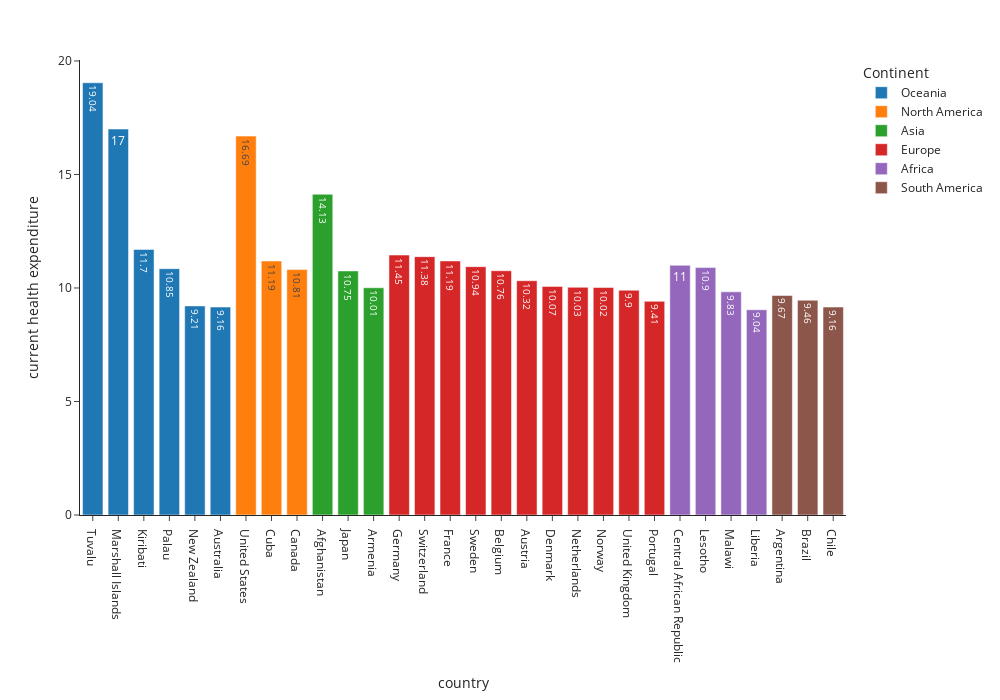

The notebook cell saved with this chart:
### Code cell
import plotly.io as pi
fig = px.bar(df_2018.sort_values('current health expenditure',ascending=False).head(30),x='country', y='current health expenditure',
        color='Continent',template='simple_white', width=1000, height=700, text='current health expenditure',
        labels={'current health expenditure':'current health expenditure'})
fig

### Figure 1 — Plotly figure (JSON) as saved in the notebook; plotly's stock layout.template omitted (floating-point values rounded to 4 significant figures)
{"data": [{"alignmentgroup": "True", "hovertemplate": "Continent=Oceania<br>country=%{x}<br>current health expenditure=%{text}<extra></extra>", "legendgroup": "Oceania", "marker": {"color": "#1F77B4", "pattern": {"shape": ""}}, "name": "Oceania", "offsetgroup": "Oceania", "orientation": "v", "showlegend": true, "text": [19.04, 17, 11.7, 10.85, 9.21, 9.16], "textposition": "auto", "type": "bar", "x": ["Tuvalu", "Marshall Islands", "Kiribati", "Palau", "New Zealand", "Australia"], "xaxis": "x", "y": [19.04, 17, 11.7, 10.85, 9.21, 9.16], "yaxis": "y"}, {"alignmentgroup": "True", "hovertemplate": "Continent=North America<br>country=%{x}<br>current health expenditure=%{text}<extra></extra>", "legendgroup": "North America", "marker": {"color": "#FF7F0E", "pattern": {"shape": ""}}, "name": "North America", "offsetgroup": "North America", "orientation": "v", "showlegend": true, "text": [16.69, 11.19, 10.81], "textposition": "auto", "type": "bar", "x": ["United States", "Cuba", "Canada"], "xaxis": "x", "y": [16.69, 11.19, 10.81], "yaxis": "y"}, {"alignmentgroup": "True", "hovertemplate": "Continent=Asia<br>country=%{x}<br>current health expenditure=%{text}<extra></extra>", "legendgroup": "Asia", "marker": {"color": "#2CA02C", "pattern": {"shape": ""}}, "name": "Asia", "offsetgroup": "Asia", "orientation": "v", "showlegend": true, "text": [14.13, 10.75, 10.01], "textposition": "auto", "type": "bar", "x": ["Afghanistan", "Japan", "Armenia"], "xaxis": "x", "y": [14.13, 10.75, 10.01], "yaxis": "y"}, {"alignmentgroup": "True", "hovertemplate": "Continent=Europe<br>country=%{x}<br>current health expenditure=%{text}<extra></extra>", "legendgroup": "Europe", "marker": {"color": "#D62728", "pattern": {"shape": ""}}, "name": "Europe", "offsetgroup": "Europe", "orientation": "v", "showlegend": true, "text": [11.45, 11.38, 11.19, 10.94, 10.76, 10.32, 10.07, 10.03, 10.02, 9.9, 9.41], "textposition": "auto", "type": "bar", "x": ["Germany", "Switzerland", "France", "Sweden", "Belgium", "Austria", "Denmark", "Netherlands", "Norway", "United Kingdom", "Portugal"], "xaxis": "x", "y": [11.45, 11.38, 11.19, 10.94, 10.76, 10.32, 10.07, 10.03, 10.02, 9.9, 9.41], "yaxis": "y"}, {"alignmentgroup": "True", "hovertemplate": "Continent=Africa<br>country=%{x}<br>current health expenditure=%{text}<extra></extra>", "legendgroup": "Africa", "marker": {"color": "#9467BD", "pattern": {"shape": ""}}, "name": "Africa", "offsetgroup": "Africa", "orientation": "v", "showlegend": true, "text": [11, 10.9, 9.83, 9.04], "textposition": "auto", "type": "bar", "x": ["Central African Republic", "Lesotho", "Malawi", "Liberia"], "xaxis": "x", "y": [11, 10.9, 9.83, 9.04], "yaxis": "y"}, {"alignmentgroup": "True", "hovertemplate": "Continent=South America<br>country=%{x}<br>current health expenditure=%{text}<extra></extra>", "legendgroup": "South America", "marker": {"color": "#8C564B", "pattern": {"shape": ""}}, "name": "South America", "offsetgroup": "South America", "orientation": "v", "showlegend": true, "text": [9.67, 9.46, 9.16], "textposition": "auto", "type": "bar", "x": ["Argentina", "Brazil", "Chile"], "xaxis": "x", "y": [9.67, 9.46, 9.16], "yaxis": "y"}], "layout": {"barmode": "relative", "height": 700, "legend": {"title": {"text": "Continent"}, "tracegroupgap": 0}, "margin": {"t": 60}, "width": 1000, "xaxis": {"anchor": "y", "domain": [0, 1], "title": {"text": "country"}}, "yaxis": {"anchor": "x", "domain": [0, 1], "title": {"text": "current health expenditure"}}}}
